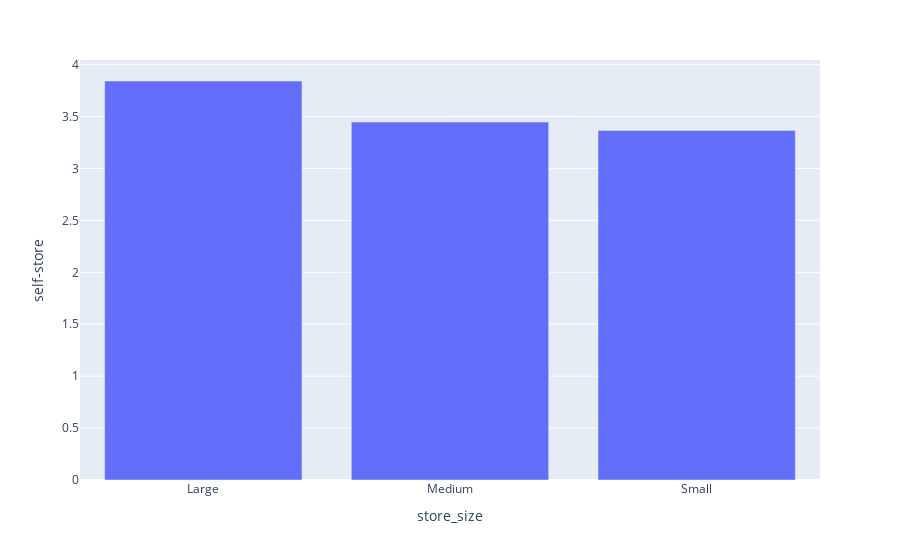

Notebook code cell kept with this figure:
### Code cell
#Self-store:
# poderia ser um painel para auto-atendimento
# Existe alguma relação entre o tamanho da loja e o autoatendimento com a satisfação do cliente

cols = ["store_size","self-store"]
df_aux = df4.loc[:,cols].groupby("store_size").mean().reset_index()
fig = px.bar(df_aux, y = "self-store", x ="store_size")
fig

### Figure 1 — Plotly figure (JSON) as saved in the notebook; plotly's stock layout.template omitted (floating-point values rounded to 4 significant figures)
{"data": [{"alignmentgroup": "True", "hovertemplate": "store_size=%{x}<br>self-store=%{y}<extra></extra>", "legendgroup": "", "marker": {"color": "#636efa", "pattern": {"shape": ""}}, "name": "", "offsetgroup": "", "orientation": "v", "showlegend": false, "textposition": "auto", "type": "bar", "x": ["Large", "Medium", "Small"], "xaxis": "x", "y": [3.842, 3.447, 3.367], "yaxis": "y"}], "layout": {"barmode": "relative", "legend": {"tracegroupgap": 0}, "margin": {"t": 60}, "xaxis": {"anchor": "y", "domain": [0, 1], "title": {"text": "store_size"}}, "yaxis": {"anchor": "x", "domain": [0, 1], "title": {"text": "self-store"}}}}
